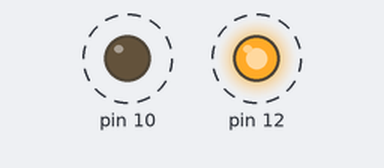
A sketch run on a simulated Arduino Uno, built with avr-gcc and run on an emulated ATmega328P. Shown: output pins drawn as LEDs (lit = HIGH). Dashed ring = blinking.

Above: at 0.05 s.
Timing chart, 0 to 3.0 s (numbered marks = the images above):
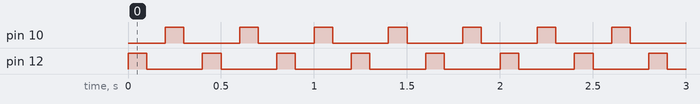

The sketch:

lesson.ino
```cpp
void setup() {

pinMode(12,OUTPUT);
pinMode(10,OUTPUT);
}

void loop() {
  // put your main code here, to run repeatedly:
digitalWrite(12,HIGH);
delay(100);
digitalWrite(12,LOW);
delay(100);
digitalWrite(10,HIGH);
delay(100);
digitalWrite(10,LOW);
delay(100);
}
```

Measured:
- by itself, pin 10, pin 12: alternates HIGH for 0.10 s and LOW for 0.30 s
